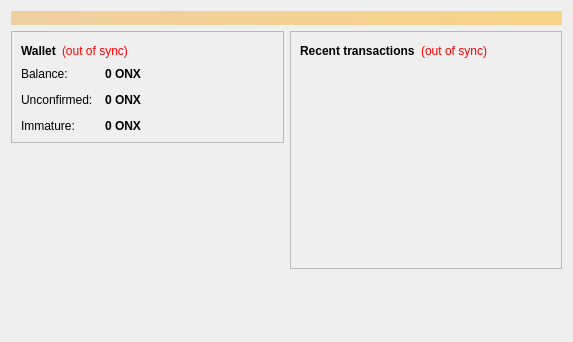
<?xml version="1.0" encoding="UTF-8"?>
<ui version="4.0">
 <class>OverviewPage</class>
 <widget class="QWidget" name="OverviewPage">
  <property name="geometry">
   <rect>
    <x>0</x>
    <y>0</y>
    <width>573</width>
    <height>342</height>
   </rect>
  </property>
  <property name="windowTitle">
   <string>Form</string>
  </property>
  <layout class="QVBoxLayout" name="topLayout">
   <item>
    <widget class="QLabel" name="labelAlerts">
     <property name="visible">
      <bool>false</bool>
     </property>
     <property name="styleSheet">
      <string notr="true">background-color: qlineargradient(x1: 0, y1: 0, x2: 1, y2: 0, stop:0 #F0D0A0, stop:1 #F8D488); color:#000000;</string>
     </property>
     <property name="wordWrap">
      <bool>true</bool>
     </property>
     <property name="margin">
      <number>3</number>
     </property>
    </widget>
   </item>
   <item>
    <layout class="QHBoxLayout" name="horizontalLayout" stretch="1,1">
     <item>
      <layout class="QVBoxLayout" name="verticalLayout_2">
       <item>
        <widget class="QFrame" name="frame">
         <property name="frameShape">
          <enum>QFrame::StyledPanel</enum>
         </property>
         <property name="frameShadow">
          <enum>QFrame::Raised</enum>
         </property>
         <layout class="QVBoxLayout" name="verticalLayout_4">
          <item>
           <layout class="QHBoxLayout" name="horizontalLayout_4">
            <item>
             <widget class="QLabel" name="label_5">
              <property name="font">
               <font>
                <weight>75</weight>
                <bold>true</bold>
               </font>
              </property>
              <property name="text">
               <string>Wallet</string>
              </property>
             </widget>
            </item>
            <item>
             <widget class="QLabel" name="labelWalletStatus">
              <property name="toolTip">
               <string>The displayed information may be out of date. Your wallet automatically synchronizes with the ONIX network after a connection is established, but this process has not completed yet.</string>
              </property>
              <property name="styleSheet">
               <string notr="true">QLabel { color: red; }</string>
              </property>
              <property name="text">
               <string notr="true">(out of sync)</string>
              </property>
              <property name="alignment">
               <set>Qt::AlignLeading|Qt::AlignLeft|Qt::AlignVCenter</set>
              </property>
             </widget>
            </item>
            <item>
             <spacer name="horizontalSpacer_2">
              <property name="orientation">
               <enum>Qt::Horizontal</enum>
              </property>
              <property name="sizeHint" stdset="0">
               <size>
                <width>40</width>
                <height>20</height>
               </size>
              </property>
             </spacer>
            </item>
           </layout>
          </item>
          <item>
           <layout class="QFormLayout" name="formLayout_2">
            <property name="fieldGrowthPolicy">
             <enum>QFormLayout::AllNonFixedFieldsGrow</enum>
            </property>
            <property name="horizontalSpacing">
             <number>12</number>
            </property>
            <property name="verticalSpacing">
             <number>12</number>
            </property>
            <item row="0" column="0">
             <widget class="QLabel" name="label">
              <property name="text">
               <string>Balance:</string>
              </property>
             </widget>
            </item>
            <item row="0" column="1">
             <widget class="QLabel" name="labelBalance">
              <property name="font">
               <font>
                <weight>75</weight>
                <bold>true</bold>
               </font>
              </property>
              <property name="cursor">
               <cursorShape>IBeamCursor</cursorShape>
              </property>
              <property name="toolTip">
               <string>Your current balance</string>
              </property>
              <property name="text">
               <string notr="true">0 ONX</string>
              </property>
              <property name="textInteractionFlags">
               <set>Qt::LinksAccessibleByMouse|Qt::TextSelectableByKeyboard|Qt::TextSelectableByMouse</set>
              </property>
             </widget>
            </item>
            <item row="1" column="0">
             <widget class="QLabel" name="label_3">
              <property name="text">
               <string>Unconfirmed:</string>
              </property>
             </widget>
            </item>
            <item row="1" column="1">
             <widget class="QLabel" name="labelUnconfirmed">
              <property name="font">
               <font>
                <weight>75</weight>
                <bold>true</bold>
               </font>
              </property>
              <property name="cursor">
               <cursorShape>IBeamCursor</cursorShape>
              </property>
              <property name="toolTip">
               <string>Total of transactions that have yet to be confirmed, and do not yet count toward the current balance</string>
              </property>
              <property name="text">
               <string notr="true">0 ONX</string>
              </property>
              <property name="textInteractionFlags">
               <set>Qt::LinksAccessibleByMouse|Qt::TextSelectableByKeyboard|Qt::TextSelectableByMouse</set>
              </property>
             </widget>
            </item>
            <item row="2" column="0">
             <widget class="QLabel" name="labelImmatureText">
              <property name="text">
               <string>Immature:</string>
              </property>
             </widget>
            </item>
            <item row="2" column="1">
             <widget class="QLabel" name="labelImmature">
              <property name="font">
               <font>
                <weight>75</weight>
                <bold>true</bold>
               </font>
              </property>
              <property name="toolTip">
               <string>Mined balance that has not yet matured</string>
              </property>
              <property name="text">
               <string notr="true">0 ONX</string>
              </property>
              <property name="textInteractionFlags">
               <set>Qt::LinksAccessibleByMouse|Qt::TextSelectableByKeyboard|Qt::TextSelectableByMouse</set>
              </property>
             </widget>
            </item>
           </layout>
          </item>
         </layout>
        </widget>
       </item>
       <item>
        <spacer name="verticalSpacer">
         <property name="orientation">
          <enum>Qt::Vertical</enum>
         </property>
         <property name="sizeHint" stdset="0">
          <size>
           <width>20</width>
           <height>40</height>
          </size>
         </property>
        </spacer>
       </item>
      </layout>
     </item>
     <item>
      <layout class="QVBoxLayout" name="verticalLayout_3">
       <item>
        <widget class="QFrame" name="frame_2">
         <property name="frameShape">
          <enum>QFrame::StyledPanel</enum>
         </property>
         <property name="frameShadow">
          <enum>QFrame::Raised</enum>
         </property>
         <layout class="QVBoxLayout" name="verticalLayout">
          <item>
           <layout class="QHBoxLayout" name="horizontalLayout_2">
            <item>
             <widget class="QLabel" name="label_4">
              <property name="text">
               <string>&lt;b&gt;Recent transactions&lt;/b&gt;</string>
              </property>
             </widget>
            </item>
            <item>
             <widget class="QLabel" name="labelTransactionsStatus">
              <property name="toolTip">
               <string>The displayed information may be out of date. Your wallet automatically synchronizes with the ONIX network after a connection is established, but this process has not completed yet.</string>
              </property>
              <property name="styleSheet">
               <string notr="true">QLabel { color: red; }</string>
              </property>
              <property name="text">
               <string notr="true">(out of sync)</string>
              </property>
              <property name="alignment">
               <set>Qt::AlignRight|Qt::AlignTrailing|Qt::AlignVCenter</set>
              </property>
             </widget>
            </item>
            <item>
             <spacer name="horizontalSpacer">
              <property name="orientation">
               <enum>Qt::Horizontal</enum>
              </property>
              <property name="sizeHint" stdset="0">
               <size>
                <width>40</width>
                <height>20</height>
               </size>
              </property>
             </spacer>
            </item>
           </layout>
          </item>
          <item>
           <widget class="QListView" name="listTransactions">
            <property name="styleSheet">
             <string notr="true">QListView { background: transparent; }</string>
            </property>
            <property name="frameShape">
             <enum>QFrame::NoFrame</enum>
            </property>
            <property name="verticalScrollBarPolicy">
             <enum>Qt::ScrollBarAlwaysOff</enum>
            </property>
            <property name="horizontalScrollBarPolicy">
             <enum>Qt::ScrollBarAlwaysOff</enum>
            </property>
            <property name="selectionMode">
             <enum>QAbstractItemView::NoSelection</enum>
            </property>
           </widget>
          </item>
         </layout>
        </widget>
       </item>
       <item>
        <spacer name="verticalSpacer_2">
         <property name="orientation">
          <enum>Qt::Vertical</enum>
         </property>
         <property name="sizeHint" stdset="0">
          <size>
           <width>20</width>
           <height>40</height>
          </size>
         </property>
        </spacer>
       </item>
      </layout>
     </item>
    </layout>
   </item>
  </layout>
 </widget>
 <resources/>
 <connections/>
</ui>
